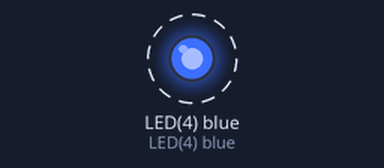
A program run on a simulated pyboard running MicroPython. Shown: output pins drawn as LEDs (lit = HIGH). Dashed ring = blinking.

Above: at 0.5 s.
Timing chart, 0 to 4.6 s (numbered marks = the images above):
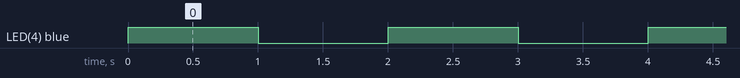

Measured:
- by itself, LED(4) blue: alternates HIGH for 1.0 s and LOW for 1.0 s

The program:

blink.py
```python
import pyb

# The pyboard has 4 LEDs that can be controlled
# these LEDs have IDs 1 - 4

led = pyb.LED(4)  # 4 is the blue LED

# toggle LED state every second using on() and off() methods
while True:
  led.on()
  pyb.delay(1000)
  led.off()
  pyb.delay(1000)
```
